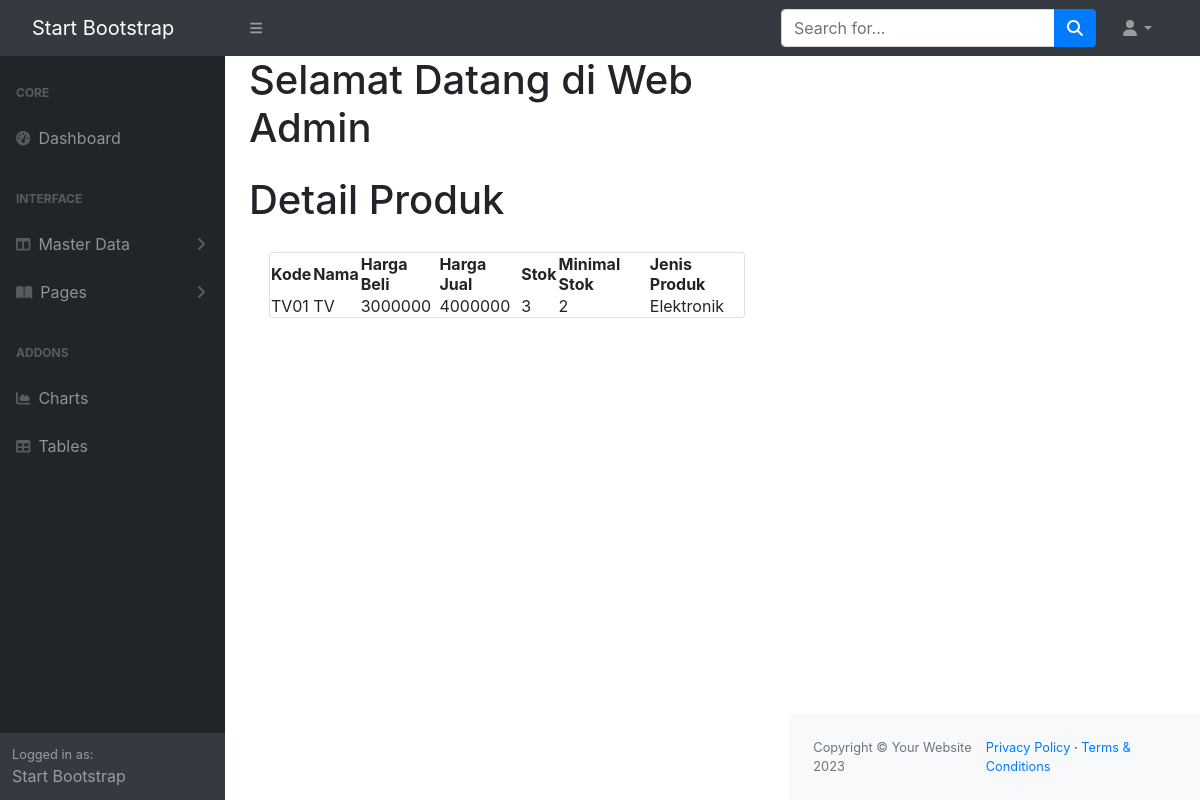
/admin/index.php?url=product_detail&id=1, run on the app's committed database.
### tables this page shows
CREATE TABLE `produk` (
  `id` int(11) NOT NULL,
  `kode` varchar(10) DEFAULT NULL,
  `nama` varchar(45) NOT NULL,
  `harga_beli` double DEFAULT NULL,
  `harga_jual` double DEFAULT NULL,
  `stok` int(11) DEFAULT NULL,
  `min_stok` int(11) DEFAULT NULL,
  `jenis_produk_id` int(11) NOT NULL
);

CREATE TABLE `jenis_produk` (
  `id` int(11) NOT NULL,
  `nama` varchar(20) DEFAULT NULL,
  `ket` varchar(50) DEFAULT NULL
);

### admin/models/Produk.php (called while the page is built, shortened)
<?php
class Produk {
 private $koneksi;
 public function __construct(){
    global $dbh;
    $this->koneksi = $dbh;
}
public function getProduk($id){
    $sql = "SELECT produk.*, jenis_produk.nama as Kategori FROM produk INNER JOIN
    jenis_produk ON jenis_produk.id = produk.jenis_produk_id WHERE produk.id = ?";
    $ps = $this->koneksi->prepare($sql);
    $ps->execute([$id]);
    $rs = $ps->fetch();
    return $rs;
}
}
?>

### admin/product_detail.php (the view)
<?php
$id = $_REQUEST['id'];
$model = new Produk();
$produk = $model->getProduk($id);
?>
<h1 class="mt-4">Detail Produk</h1>
<div class="card-body">
    <div class="card mb-4">
            <table id="datatablesSimple">
                <thead>
                    <tr>
                        <th>Kode</th>
                        <th>Nama</th>
                        <th>Harga Beli</th>
                        <th>Harga Jual</th>
                        <th>Stok</th>
                        <th>Minimal Stok</th>
                        <th>Jenis Produk</th>
                    </tr>
                </thead>
                <tbody>
                    <tr>
                        <td><?= $produk['kode']?></td>
                        <td><?= $produk['nama']?></td>
                        <td><?= $produk['harga_beli']?></td>
                        <td><?= $produk['harga_jual']?></td>
                        <td><?= $produk['stok']?></td>
                        <td><?= $produk['min_stok']?></td>
                        <td><?= $produk['Kategori']?></td>
                    </tr>
                </tbody>
            </table>
    </div>
</div>

### data on the page
produk: kode "TV01", nama "TV", harga_beli "3000000", harga_jual "4000000", stok "3", min_stok "2", jenis_produk.nama "Elektronik"
